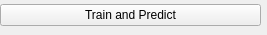
<?xml version="1.0" encoding="UTF-8"?>
<ui version="4.0">
 <class>Form</class>
 <widget class="QWidget" name="Form">
  <property name="geometry">
   <rect>
    <x>0</x>
    <y>0</y>
    <width>267</width>
    <height>35</height>
   </rect>
  </property>
  <property name="windowTitle">
   <string>Form</string>
  </property>
  <widget class="QWidget" name="verticalLayoutWidget">
   <property name="geometry">
    <rect>
     <x>0</x>
     <y>0</y>
     <width>261</width>
     <height>31</height>
    </rect>
   </property>
   <layout class="QVBoxLayout" name="verticalLayout">
    <item>
     <widget class="QPushButton" name="trainAndPredictButton">
      <property name="text">
       <string>Train and Predict</string>
      </property>
     </widget>
    </item>
   </layout>
  </widget>
 </widget>
 <resources/>
 <connections/>
</ui>
